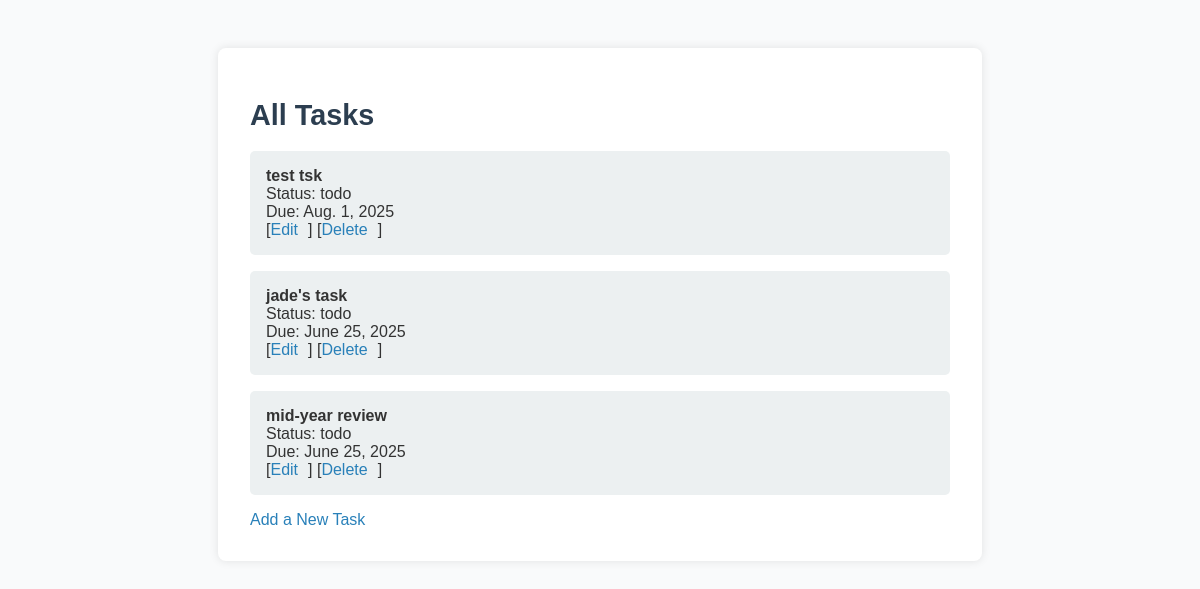
The page /tasks/ (signed in) on the database as committed earlier.
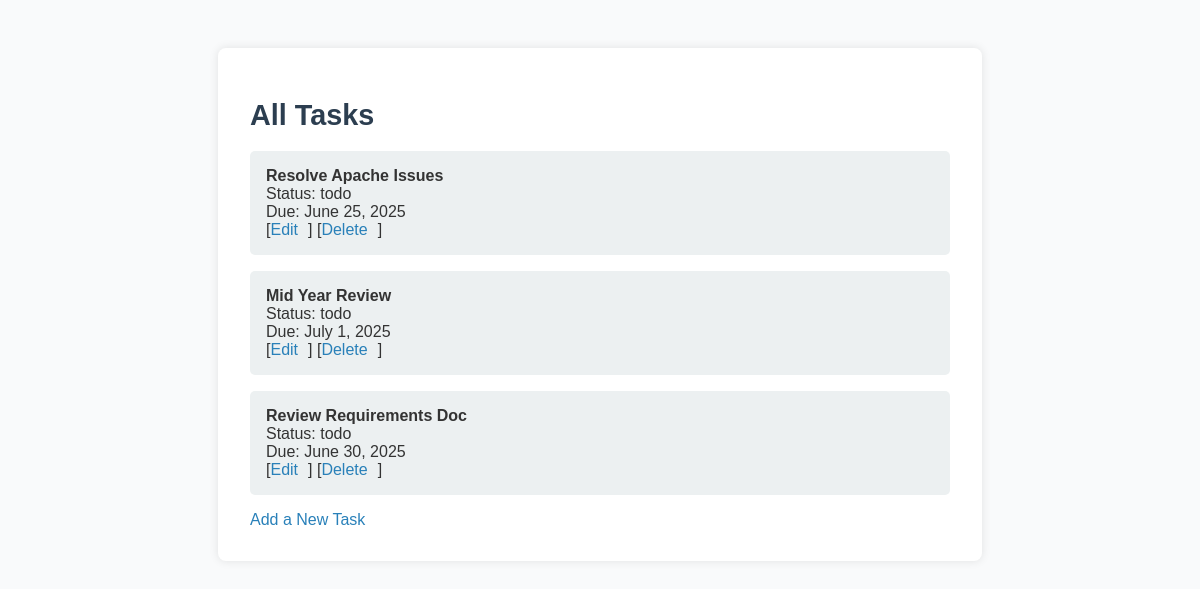
The same page on the database as committed later.
### tasks/models.py (models this page shows, shortened)
class Task(models.Model):
    STATUS_CHOICES = [
        ('todo', 'To Do'),
        ('in_progress', 'In Progress'),
        ('done', 'Done'),
    ]
    title = models.CharField(max_length=200)
    description = models.TextField()
    due_date = models.DateField()
    status = models.CharField(max_length=20, choices=STATUS_CHOICES, default='todo')
    assigned_to = models.ForeignKey(User, on_delete=models.CASCADE)

### tasks/views.py (the view)
# urls.py: path('', TaskListView.as_view(), name='task-list'),
class TaskListView(LoginRequiredMixin, ListView):
    model = Task
    template_name = 'tasks/task_list.html'
    context_object_name = 'tasks'
    def get_queryset(self):
        user = self.request.user
        if user.is_staff:
            return Task.objects.all()
        else:
            return Task.objects.filter(assigned_to=user)

### tasks/templates/tasks/task_list.html (shortened to what this page needs)
{% extends 'base.html' %}
{% block content %}
    <h1>
      {% if user.is_staff %}
        All Tasks
      {% else %}
        My Tasks
      {% endif %}
    </h1>
      <ul>
        {% for task in tasks %}
          <li>
            <strong>{{ task.title }}</strong> <br>
            Status: {{ task.status }}<br>
            Due: {{ task.due_date }}<br>
            [<a href="{% url 'task-edit' task.pk %}">Edit</a>]
            [<a href="{% url 'task-delete' task.pk %}">Delete</a>]
          </li>
        {% empty %}
          <li>No tasks found.</li>
        {% endfor %}
      </ul>
<a href="{% url 'task-create' %}">Add a New Task</a>
{% endblock %}

Rows that differ between the two databases and show on the page:
removed Task: title "test tsk", status "todo", due_date "Aug. 1, 2025"
changed Task: title "jade's task" → "Resolve Apache Issues"
changed Task: title "mid-year review" → "Mid Year Review"; due_date "June 25, 2025" → "July 1, 2025"
added Task: title "Review Requirements Doc", status "todo", due_date "June 30, 2025"
